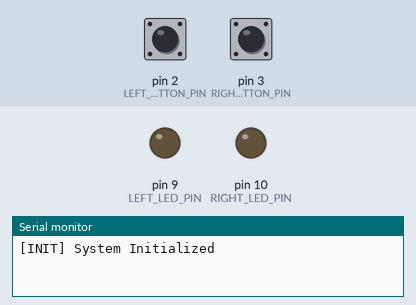
The sketch below on a simulated Arduino Uno, built with avr-gcc and run on an emulated ATmega328P. Shown: output pins drawn as LEDs (lit = HIGH), the last lines printed to the serial monitor. Dashed ring = blinking. The inputs (shaded band) are chosen by the test bench; at power-on: pin 2 (LEFT_BUTTON_PIN) LOW, pin 3 (RIGHT_BUTTON_PIN) LOW.

Above: at 1.2 s.
1.3 s: pin 2 (LEFT_BUTTON_PIN) pulled HIGH for 3.2 s
At 2.85 s:
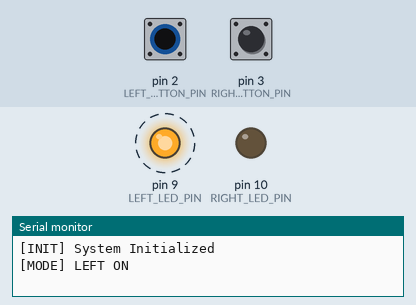
6.0 s: pin 3 (RIGHT_BUTTON_PIN) pulled HIGH for 3.2 s
At 7.65 s:
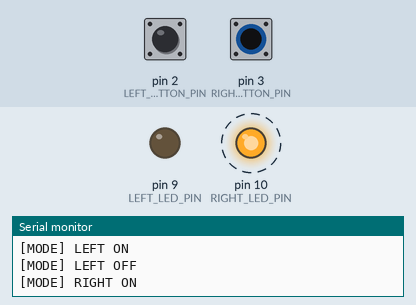
Timing chart, 0 to 9.9 s (numbered marks = the images above; inputs shaded):
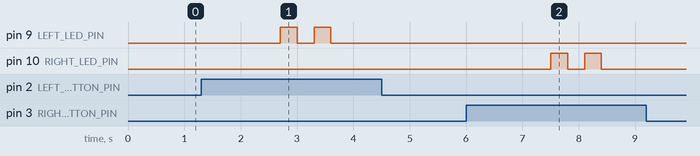

Measured:
- after the input at 1.3 s, pin 9 (LEFT_LED_PIN): alternates HIGH for 0.30 s and LOW for 0.30 s, 4 changes in all, then stays LOW, starting after 1.4 s
- after the input at 6.0 s, pin 10 (RIGHT_LED_PIN): alternates HIGH for 0.30 s and LOW for 0.30 s, 4 changes in all, then stays LOW, starting after 1.5 s

The sketch:

indicator_control.ino
```cpp
#define LEFT_BUTTON_PIN 2
#define RIGHT_BUTTON_PIN 3
#define LEFT_LED_PIN 9
#define RIGHT_LED_PIN 10

enum Mode {
  OFF,
  LEFT,
  RIGHT,
  HAZARD
};

Mode currentMode = OFF;

unsigned long lastToggleTime = 0;
unsigned long toggleInterval = 300;
bool ledState = false;

unsigned long leftPressStart = 0;
unsigned long rightPressStart = 0;

void setup() {
  pinMode(LEFT_BUTTON_PIN, INPUT);
  pinMode(RIGHT_BUTTON_PIN, INPUT);
  pinMode(LEFT_LED_PIN, OUTPUT);
  pinMode(RIGHT_LED_PIN, OUTPUT);
  Serial.begin(9600);
  Serial.println("[INIT] System Initialized");
}

void loop() {
  unsigned long currentTime = millis();

  // Read buttons
  bool leftPressed = digitalRead(LEFT_BUTTON_PIN);
  bool rightPressed = digitalRead(RIGHT_BUTTON_PIN);

  // Detect long press
  if (leftPressed) {
    if (leftPressStart == 0) leftPressStart = currentTime;
    if (currentTime - leftPressStart >= 1000) {
      handleLeftPress();
      leftPressStart = 0;
    }
  } else {
    leftPressStart = 0;
  }

  if (rightPressed) {
    if (rightPressStart == 0) rightPressStart = currentTime;
    if (currentTime - rightPressStart >= 1000) {
      handleRightPress();
      rightPressStart = 0;
    }
  } else {
    rightPressStart = 0;
  }

  // Detect both buttons pressed for hazard
  if (leftPressed && rightPressed) {
    if ((leftPressStart != 0) && (rightPressStart != 0)) {
      if ((currentTime - leftPressStart >= 1000) && (currentTime - rightPressStart >= 1000)) {
        setMode(HAZARD);
        leftPressStart = rightPressStart = 0;
      }
    }
  }

  // LED toggle logic
  if (currentTime - lastToggleTime >= toggleInterval) {
    lastToggleTime = currentTime;
    ledState = !ledState;
    updateLEDs();
  }

  delay(100); // 100ms scheduler
}

void setMode(Mode newMode) {
  if (currentMode == newMode) {
    currentMode = OFF;
    Serial.print("[MODE] ");
    Serial.print(modeToString(newMode));
    Serial.println(" OFF");
  } else {
    currentMode = newMode;
    Serial.print("[MODE] ");
    Serial.print(modeToString(newMode));
    Serial.println(" ON");
  }
}

void updateLEDs() {
  switch (currentMode) {
    case LEFT:
      digitalWrite(LEFT_LED_PIN, ledState);
      digitalWrite(RIGHT_LED_PIN, LOW);
      break;
    case RIGHT:
      digitalWrite(RIGHT_LED_PIN, ledState);
      digitalWrite(LEFT_LED_PIN, LOW);
      break;
    case HAZARD:
      digitalWrite(LEFT_LED_PIN, ledState);
      digitalWrite(RIGHT_LED_PIN, ledState);
      break;
    default:
      digitalWrite(LEFT_LED_PIN, LOW);
      digitalWrite(RIGHT_LED_PIN, LOW);
      break;
  }
}

void handleLeftPress() {
  if (currentMode == RIGHT || currentMode == HAZARD) {
    setMode(LEFT);
  } else if (currentMode == LEFT) {
    setMode(LEFT);
  } else {
    setMode(LEFT);
  }
}

void handleRightPress() {
  if (currentMode == LEFT || currentMode == HAZARD) {
    setMode(RIGHT);
  } else if (currentMode == RIGHT) {
    setMode(RIGHT);
  } else {
    setMode(RIGHT);
  }
}

const char* modeToString(Mode m) {
  switch (m) {
    case LEFT: return "LEFT";
    case RIGHT: return "RIGHT";
    case HAZARD: return "HAZARD";
    default: return "UNKNOWN";
  }
}
```
